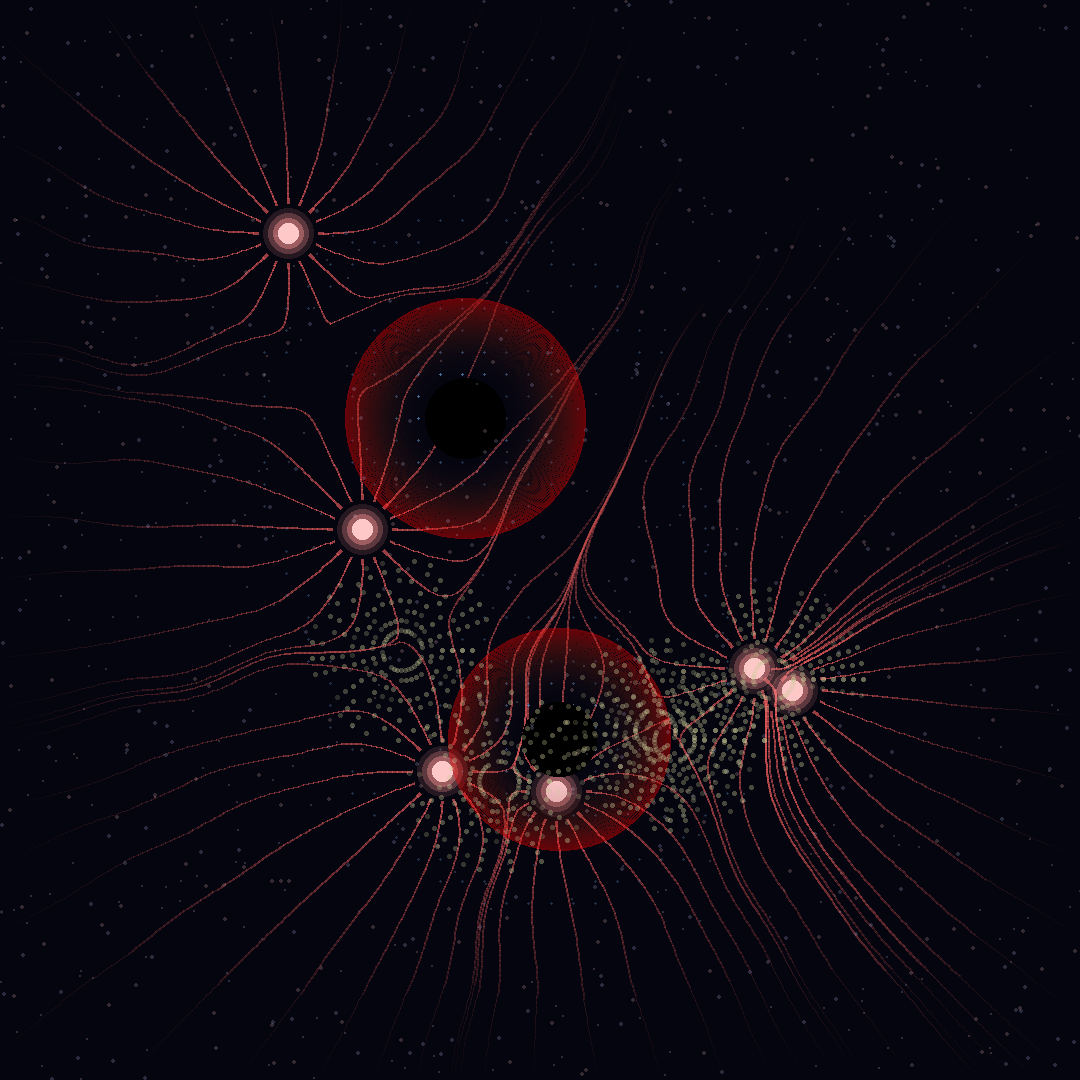

Source code (Python):
from PIL import Image, ImageDraw
import numpy as np
import matplotlib.pyplot as plt
from scipy.interpolate import griddata
import math
import random
import colorsys

# Canvas dimensions
WIDTH, HEIGHT = 1080, 1080

# Create base image
img = Image.new('RGB', (WIDTH, HEIGHT), color=(5, 5, 15))
draw = ImageDraw.Draw(img, 'RGBA')

# Electromagnetic source class
class EMSource:
    def __init__(self, x, y, charge, frequency):
        self.x = x
        self.y = y
        self.charge = charge  # Positive or negative
        self.frequency = frequency
        self.phase = random.uniform(0, 2 * math.pi)
        self.strength = abs(charge)
        
    def field_at_point(self, px, py, time):
        """Calculate electromagnetic field strength at a point"""
        dx = px - self.x
        dy = py - self.y
        distance = math.sqrt(dx*dx + dy*dy)
        
        if distance < 1:
            return (0, 0, 0)
        
        # Electric field decreases with square of distance
        field_magnitude = self.strength / (distance * distance) * 10000
        
        # Add wave component
        wave = math.sin(distance * 0.05 - time * self.frequency + self.phase)
        field_magnitude *= (0.7 + 0.3 * wave)
        
        # Direction away from (positive) or toward (negative) charge
        if self.charge > 0:
            ex = field_magnitude * dx / distance
            ey = field_magnitude * dy / distance
        else:
            ex = -field_magnitude * dx / distance
            ey = -field_magnitude * dy / distance
            
        # Magnetic component (perpendicular to electric)
        bz = field_magnitude * 0.5 * wave
        
        return (ex, ey, bz)

# Gravitational mass class
class GravityWell:
    def __init__(self, x, y, mass):
        self.x = x
        self.y = y
        self.mass = mass
        
    def field_at_point(self, px, py):
        """Calculate gravitational field at a point"""
        dx = px - self.x
        dy = py - self.y
        distance = math.sqrt(dx*dx + dy*dy)
        
        if distance < 10:
            distance = 10
            
        # Gravitational field
        field_magnitude = self.mass / (distance * distance) * 5000
        
        # Always attractive (toward mass)
        gx = -field_magnitude * dx / distance
        gy = -field_magnitude * dy / distance
        
        return (gx, gy)

# Create sources
em_sources = []
# Positive charges
for _ in range(3):
    x = random.uniform(WIDTH * 0.2, WIDTH * 0.8)
    y = random.uniform(HEIGHT * 0.2, HEIGHT * 0.8)
    charge = random.uniform(0.5, 1.5)
    freq = random.uniform(0.02, 0.05)
    em_sources.append(EMSource(x, y, charge, freq))

# Negative charges
for _ in range(3):
    x = random.uniform(WIDTH * 0.2, WIDTH * 0.8)
    y = random.uniform(HEIGHT * 0.2, HEIGHT * 0.8)
    charge = random.uniform(-1.5, -0.5)
    freq = random.uniform(0.02, 0.05)
    em_sources.append(EMSource(x, y, -charge, freq))

# Gravity wells
gravity_wells = []
for _ in range(2):
    x = random.uniform(WIDTH * 0.3, WIDTH * 0.7)
    y = random.uniform(HEIGHT * 0.3, HEIGHT * 0.7)
    mass = random.uniform(1, 3)
    gravity_wells.append(GravityWell(x, y, mass))

# Calculate field strengths across canvas
time = 0  # Snapshot in time

# Sample field at grid points
grid_size = 40
x_grid = np.linspace(0, WIDTH, grid_size)
y_grid = np.linspace(0, HEIGHT, grid_size)

# Draw field lines
def draw_field_line(draw, start_x, start_y, field_func, steps=100, step_size=5):
    """Trace a field line from starting point"""
    points = [(start_x, start_y)]
    x, y = start_x, start_y
    
    for _ in range(steps):
        # Get field at current position
        fx, fy = field_func(x, y)
        
        # Normalize
        magnitude = math.sqrt(fx*fx + fy*fy)
        if magnitude < 0.01:
            break
            
        # Step along field direction
        x += step_size * fx / magnitude
        y += step_size * fy / magnitude
        
        # Check bounds
        if x < 0 or x > WIDTH or y < 0 or y > HEIGHT:
            break
            
        points.append((x, y))
    
    return points

# Draw electromagnetic field lines
for source in em_sources:
    # Start field lines in circle around charge
    num_lines = 16
    for i in range(num_lines):
        angle = i * 2 * math.pi / num_lines
        start_x = source.x + 30 * math.cos(angle)
        start_y = source.y + 30 * math.sin(angle)
        
        # Field function for this trace
        def em_field(x, y):
            total_ex, total_ey = 0, 0
            for s in em_sources:
                ex, ey, bz = s.field_at_point(x, y, time)
                total_ex += ex
                total_ey += ey
            return (total_ex, total_ey)
        
        # Trace field line
        field_points = draw_field_line(draw, start_x, start_y, em_field)
        
        # Draw with color based on charge
        if source.charge > 0:
            base_color = (255, 100, 100)  # Red for positive
        else:
            base_color = (100, 100, 255)  # Blue for negative
            
        # Draw field line with fading
        for j in range(len(field_points) - 1):
            progress = j / len(field_points)
            alpha = int(150 * (1 - progress))
            width = int(3 * (1 - progress * 0.5))
            
            color = tuple(int(c * (0.5 + 0.5 * (1 - progress))) for c in base_color) + (alpha,)
            draw.line([field_points[j], field_points[j+1]], fill=color, width=width)

# Draw gravitational field distortion
# Create mesh grid
X, Y = np.meshgrid(np.linspace(0, WIDTH, 50), np.linspace(0, HEIGHT, 50))

# Calculate gravitational potential
potential = np.zeros_like(X)
for well in gravity_wells:
    dx = X - well.x
    dy = Y - well.y
    r = np.sqrt(dx**2 + dy**2)
    r[r < 10] = 10  # Avoid singularity
    potential -= well.mass / r * 1000

# Draw equipotential lines (spacetime curvature)
contour_levels = 20
for level in range(contour_levels):
    value = np.min(potential) + (np.max(potential) - np.min(potential)) * level / contour_levels
    
    # Find contour points
    contour_points = []
    for i in range(potential.shape[0] - 1):
        for j in range(potential.shape[1] - 1):
            # Check if contour crosses this cell
            cell_values = [
                potential[i, j], potential[i+1, j],
                potential[i, j+1], potential[i+1, j+1]
            ]
            
            if min(cell_values) <= value <= max(cell_values):
                # Approximate contour point
                x = X[i, j]
                y = Y[i, j]
                contour_points.append((x, y))
    
    # Draw contour
    if len(contour_points) > 1:
        # Space-time distortion color
        depth = level / contour_levels
        color = (
            int(50 + depth * 50),
            int(100 + depth * 50),
            int(150 + depth * 50),
            int(50 + depth * 30)
        )
        
        for point in contour_points:
            draw.ellipse([point[0]-1, point[1]-1, point[0]+1, point[1]+1], fill=color)

# Draw sources
# EM sources
for source in em_sources:
    # Source glow
    for r in range(30, 5, -5):
        alpha = int(200 * (30 - r) / 30)
        if source.charge > 0:
            color = (255, 150, 150, alpha)
        else:
            color = (150, 150, 255, alpha)
        draw.ellipse([source.x - r, source.y - r, source.x + r, source.y + r], fill=color)
    
    # Core
    symbol = "+" if source.charge > 0 else "-"
    core_color = (255, 200, 200) if source.charge > 0 else (200, 200, 255)
    draw.ellipse([source.x - 10, source.y - 10, source.x + 10, source.y + 10], 
                fill=core_color)

# Gravity wells (black holes)
for well in gravity_wells:
    # Event horizon
    radius = int(20 * well.mass)
    
    # Accretion disk
    for r in range(radius * 3, radius, -2):
        alpha = int(100 * (r - radius) / (radius * 2))
        heat = (r - radius) / (radius * 2)
        
        # Hot accretion disk colors
        color = (
            int(255 * heat),
            int(150 * heat * (1 - heat)),
            int(50 * (1 - heat)),
            alpha
        )
        draw.ellipse([well.x - r, well.y - r, well.x + r, well.y + r], 
                    outline=color, width=2)
    
    # Black hole
    draw.ellipse([well.x - radius, well.y - radius, well.x + radius, well.y + radius],
                fill=(0, 0, 0))

# Add quantum vacuum fluctuations
for _ in range(1000):
    x = random.randint(0, WIDTH)
    y = random.randint(0, HEIGHT)
    
    # Virtual particle pairs
    if random.random() < 0.5:
        # Particle
        size = random.uniform(0.5, 1.5)
        draw.ellipse([x - size, y - size, x + size, y + size],
                    fill=(200, 200, 255, 50))
    else:
        # Antiparticle
        size = random.uniform(0.5, 1.5)
        draw.ellipse([x - size, y - size, x + size, y + size],
                    fill=(255, 200, 200, 50))

# Wave interference patterns where fields overlap
for i, s1 in enumerate(em_sources):
    for s2 in em_sources[i+1:]:
        # Midpoint between sources
        mid_x = (s1.x + s2.x) / 2
        mid_y = (s1.y + s2.y) / 2
        
        # Distance between sources
        d = math.sqrt((s1.x - s2.x)**2 + (s1.y - s2.y)**2)
        
        if d < 300:  # Close enough for visible interference
            # Draw interference pattern
            for r in range(20, 100, 10):
                for angle in np.linspace(0, 2 * math.pi, 36):
                    x = mid_x + r * math.cos(angle)
                    y = mid_y + r * math.sin(angle)
                    
                    # Calculate phase difference
                    d1 = math.sqrt((x - s1.x)**2 + (y - s1.y)**2)
                    d2 = math.sqrt((x - s2.x)**2 + (y - s2.y)**2)
                    phase_diff = (d1 - d2) * 0.1
                    
                    # Interference intensity
                    intensity = abs(math.cos(phase_diff))
                    
                    if intensity > 0.5:
                        alpha = int(100 * intensity)
                        draw.ellipse([x - 2, y - 2, x + 2, y + 2],
                                   fill=(200, 200, 150, alpha))

img.save('invisible_forces_01.png')
print("Invisible Forces manifested: invisible_forces_01.png")